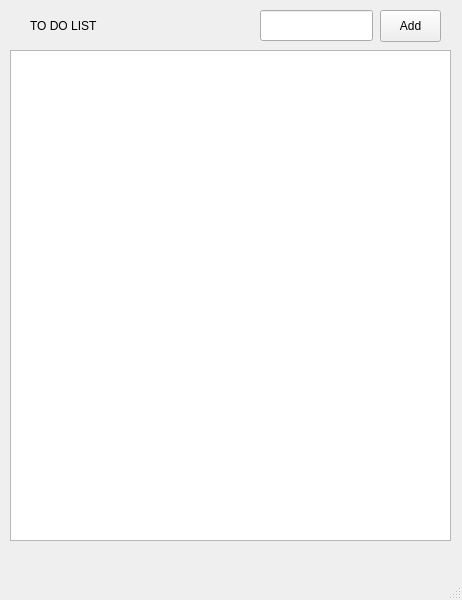
<?xml version="1.0" encoding="UTF-8"?>
<ui version="4.0">
 <class>MainWindow</class>
 <widget class="QMainWindow" name="MainWindow">
  <property name="geometry">
   <rect>
    <x>0</x>
    <y>0</y>
    <width>462</width>
    <height>600</height>
   </rect>
  </property>
  <property name="windowTitle">
   <string>MainWindow</string>
  </property>
  <widget class="QWidget" name="centralwidget">
   <widget class="QListView" name="listView">
    <property name="geometry">
     <rect>
      <x>10</x>
      <y>50</y>
      <width>441</width>
      <height>491</height>
     </rect>
    </property>
   </widget>
   <widget class="QPushButton" name="pushButton">
    <property name="geometry">
     <rect>
      <x>380</x>
      <y>10</y>
      <width>61</width>
      <height>32</height>
     </rect>
    </property>
    <property name="text">
     <string>Add</string>
    </property>
   </widget>
   <widget class="QLineEdit" name="lineEdit">
    <property name="geometry">
     <rect>
      <x>260</x>
      <y>10</y>
      <width>113</width>
      <height>31</height>
     </rect>
    </property>
   </widget>
   <widget class="QLabel" name="label">
    <property name="geometry">
     <rect>
      <x>30</x>
      <y>15</y>
      <width>161</width>
      <height>21</height>
     </rect>
    </property>
    <property name="text">
     <string>TO DO LIST</string>
    </property>
   </widget>
  </widget>
  <widget class="QMenuBar" name="menubar">
   <property name="geometry">
    <rect>
     <x>0</x>
     <y>0</y>
     <width>462</width>
     <height>22</height>
    </rect>
   </property>
  </widget>
  <widget class="QStatusBar" name="statusbar"/>
 </widget>
 <resources/>
 <connections/>
</ui>
